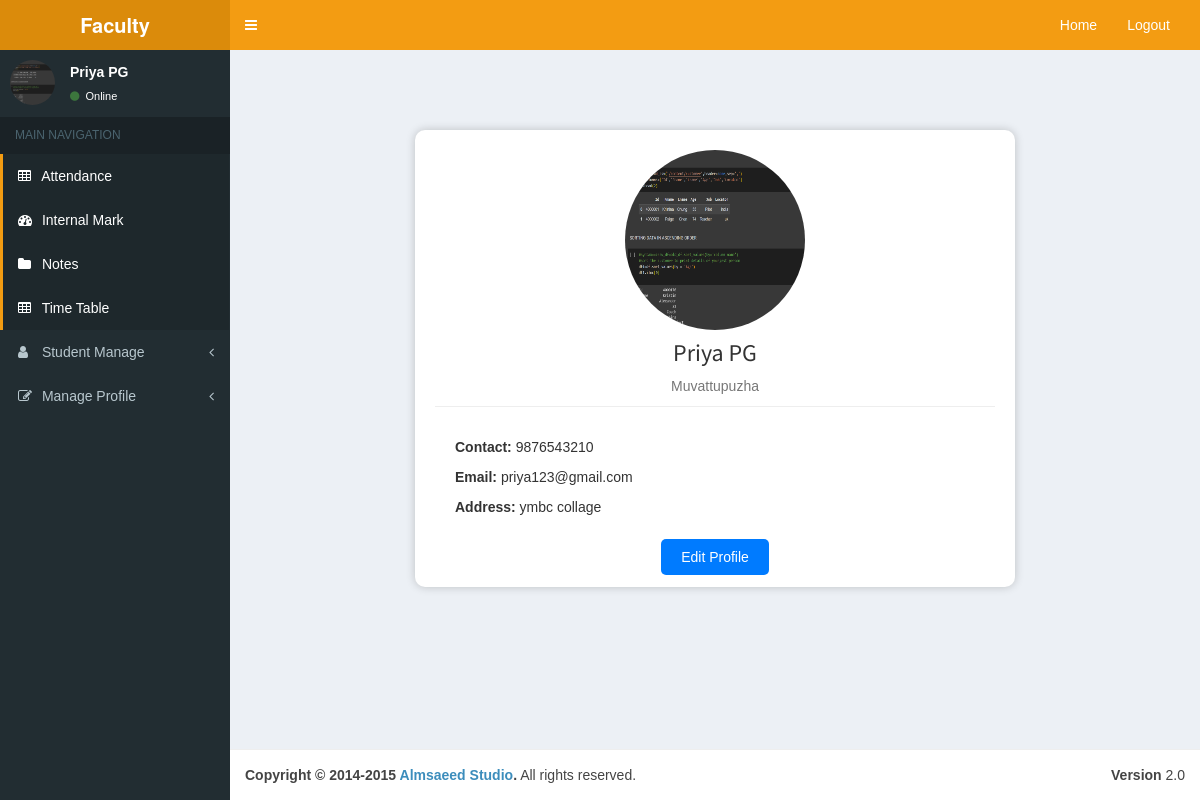
The page /Project/Faculty/Myprofile.php (signed in) on the database its author committed.
### tables this page shows
CREATE TABLE `tbl_faculty` (
  `faculty_id` int(11) NOT NULL,
  `faculty_name` varchar(30) NOT NULL,
  `faculty_contact` varchar(10) NOT NULL,
  `faculty_address` varchar(500) NOT NULL,
  `faculty_photo` varchar(300) NOT NULL,
  `faculty_proof` varchar(300) NOT NULL,
  `faculty_email` varchar(50) NOT NULL,
  `faculty_password` varchar(10) NOT NULL,
  `place_id` int(10) NOT NULL
);

CREATE TABLE `tbl_place` (
  `place_id` int(11) NOT NULL,
  `place_name` varchar(50) NOT NULL,
  `district_id` int(11) NOT NULL
);

### Project/Faculty/Myprofile.php (the view, shortened to what this page needs)
<?php
include('Head.php');
?>
<!DOCTYPE html>
<html xmlns="http://www.w3.org/1999/xhtml">
<head>
</head>
<body>
<?php
include("../Assets/Connection/Connection.php");
$selQry = "select * from tbl_faculty f inner join tbl_place p on p.place_id=f.place_id where faculty_id = " . $_SESSION['fid'];
$result = $con->query($selQry);
$row = $result->fetch_assoc();
?>
<br><br><br><br>
<div class="profile-container">
  <img src="../Assets/Files/Faculty_file/Photo/<?php echo $row['faculty_photo']; ?>" alt="Profile Picture" class="profile-image">
  <h2 class="profile-name"><?php echo $row['faculty_name']; ?></h2>
  <p class="profile-location"><?php echo $row['place_name']; ?></p>
  <div class="profile-info">
    <p><strong>Contact:</strong> <?php echo $row['faculty_contact']; ?></p>
    <p><strong>Email:</strong> <?php echo $row['faculty_email']; ?></p>
    <p><strong>Address:</strong> <?php echo $row['faculty_address']; ?></p>
  </div>
  <div class="edit-profile-button">
    <a href="Editprofile.php">Edit Profile</a>
  </div>
</div>
</body>
</html>
<?php
include('Foot.php');
?>

### Project/Faculty/Head.php (shortened to what this page needs)
<!DOCTYPE html>
<html>
  <head>
    <?php
    include("../Assets/Connection/Connection.php");
    ?>
    <link href="../Assets/Template/Admin/bootstrap/css/bootstrap.min.css" rel="stylesheet" type="text/css" />
    <link href="https://maxcdn.bootstrapcdn.com/font-awesome/4.3.0/css/font-awesome.min.css" rel="stylesheet" type="text/css" />
    <link href="http://code.ionicframework.com/ionicons/2.0.0/css/ionicons.min.css" rel="stylesheet" type="text/css" />
    <link href="../Assets/Template/Admin/dist/css/AdminLTE.min.css" rel="stylesheet" type="text/css" />
    <link href="../Assets/Template/form.css" rel="stylesheet" type="text/css" />
    <link href="../Assets/Template/Admin/dist/css/skins/_all-skins.min.css" rel="stylesheet" type="text/css" />
    <link href="../Assets/Template/Admin/plugins/iCheck/flat/blue.css" rel="stylesheet" type="text/css" />
    <link href="../Assets/Template/Admin/plugins/morris/morris.css" rel="stylesheet" type="text/css" />
    <link href="../Assets/Template/Admin/plugins/jvectormap/jquery-jvectormap-1.2.2.css" rel="stylesheet" type="text/css" />
    <link href="../Assets/Template/Admin/plugins/datepicker/datepicker3.css" rel="stylesheet" type="text/css" />
    <link href="../Assets/Template/Admin/plugins/daterangepicker/daterangepicker-bs3.css" rel="stylesheet" type="text/css" />
    <link href="../Assets/Template/form.css" rel="stylesheet" type="text/css" />
    <link href="../Assets/Template/Admin/plugins/bootstrap-wysihtml5/bootstrap3-wysihtml5.min.css" rel="stylesheet" type="text/css" />
  </head>
  <body class="skin-yellow">
    <div class="wrapper">
      <header class="main-header">
        <a href="HomePage.php" class="logo"><b>Faculty</b></a>
        <nav class="navbar navbar-static-top" role="navigation">
          <a href="#" class="sidebar-toggle" data-toggle="offcanvas" role="button">
          </a>
          <div class="navbar-custom-menu">
            <ul class="nav navbar-nav">
              <li><a href="HomePage.php">Home</a></li>
              <li><a href="../logout.php">Logout</a></li>
                </ul>
          </div>
        </nav>
      </header>
      <?php
      $selQry="select * from tbl_faculty where faculty_id=".$_SESSION['fid'];
      $res=$con->query($selQry);
      $data=$res->fetch_assoc()
      ?>
      <aside class="main-sidebar">
        <section class="sidebar">
          <div class="user-panel">
          <div class="pull-left image">
          <img src="../Assets/Files/Faculty_file/Photo/<?php echo $data['faculty_photo']?>" class="img-circle" alt="User Image" />
            </div>
            <div class="pull-left info">
              <p><?php echo $_SESSION['fname']; ?></p>
              <a href="#"><i class="fa fa-circle text-success"></i> Online</a>
            </div>
          </div>
          <ul class="sidebar-menu">
            <li class="header">MAIN NAVIGATION</li>
            <li class="active treeview">
              <a href="Attendance.php">
                <i class="fa fa-table"></i> <span>Attendance</span>
              </a>
            </li>
            <li class="active treeview">
              <a href="AssignedSubjects.php">
                <i class="fa fa-dashboard"></i> <span>Internal Mark</span>
              </a>
            </li>
            <li class="active treeview">
              <a href="Fnotes.php">
                <i class="fa fa-folder"></i> <span>Notes</span>
              </a>
            </li>
            <li class="active treeview">
              <a href="ViewTimeTable.php">
                <i class="fa fa-table"></i> <span>Time Table</span>
              </a>
            </li>
            <li class="treeview">
              <a href="#">
                <i class="fa fa-user"></i>
                <span>Student Manage</span>
                <i class="fa fa-angle-left pull-right"></i>
              </a>
            </li>
            <li>
              <a href="#">
                <i class="fa fa-edit"></i> <span>Manage Profile</span>
                <i class="fa fa-angle-left pull-right"></i>
              </a>
            </li>
        </section>
      </aside>
      <div class="content-wrapper" >

### Project/Faculty/Myprofile.php (style rules this page uses)
body { font-family: Arial, sans-serif; background-color: #f0f0f0; }
.profile-container { max-width: 600px; margin: 0 auto; padding: 20px; background-color: #fff; border-radius: 10px; box-shadow: 0 0 10px rgba(0, 0, 0, 0.2); }
.profile-image { width: 180px; height: 180px; border-radius: 50%; margin: 0 auto; display: block; }
.profile-name { text-align: center; margin: 10px 0; font-size: 24px; }
.profile-location { text-align: center; color: #777; }
.profile-info { padding: 20px; border-top: 1px solid #eee; }
.profile-info p { margin: 10px 0; }
.edit-profile-button { text-align: center; }
.edit-profile-button a { text-decoration: none; background-color: #007bff; color: #fff; padding: 10px 20px; border-radius: 5px; transition: background-color 0.3s; }

### rows shown on the page
tbl_faculty: faculty_photo (picture), faculty_name "Priya PG", place.place_name "Muvattupuzha", faculty_contact "9876543210", faculty_email "priya123@gmail.com", faculty_address "ymbc collage"

### other values the page prints
$_SESSION['fname'] "Priya PG"
